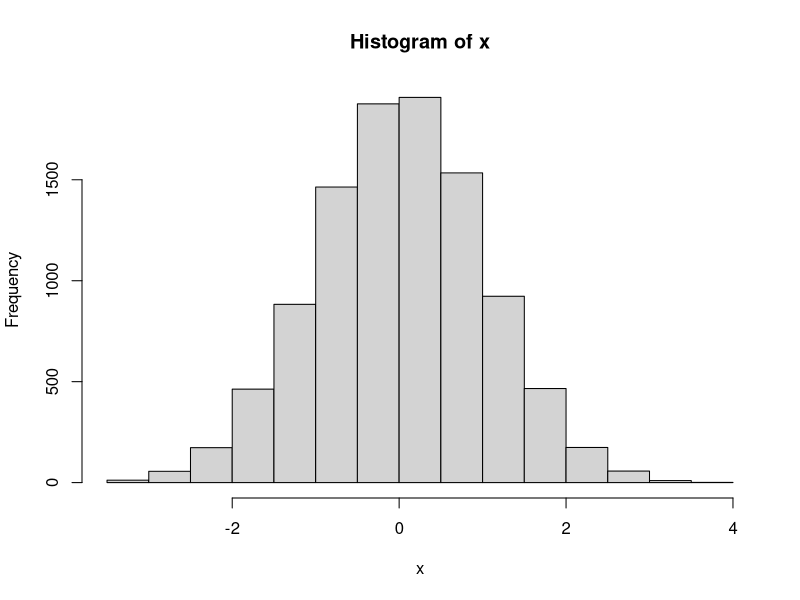
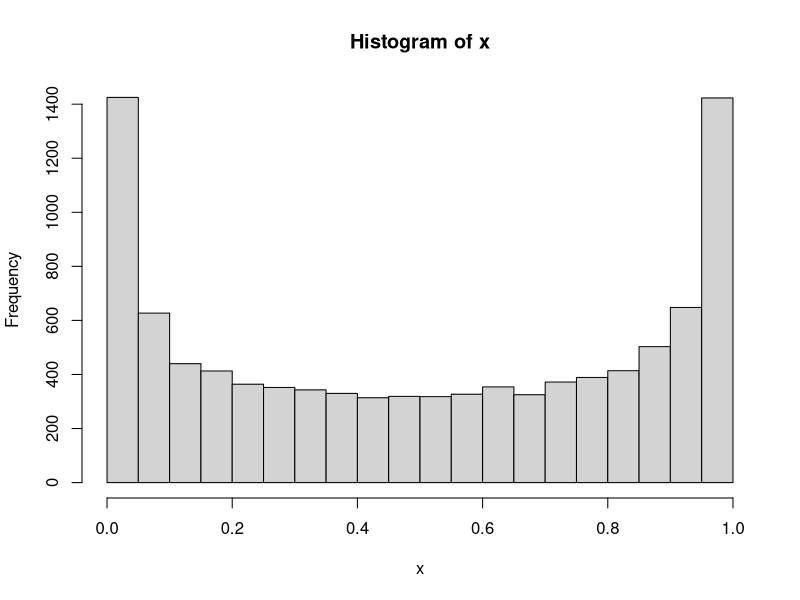
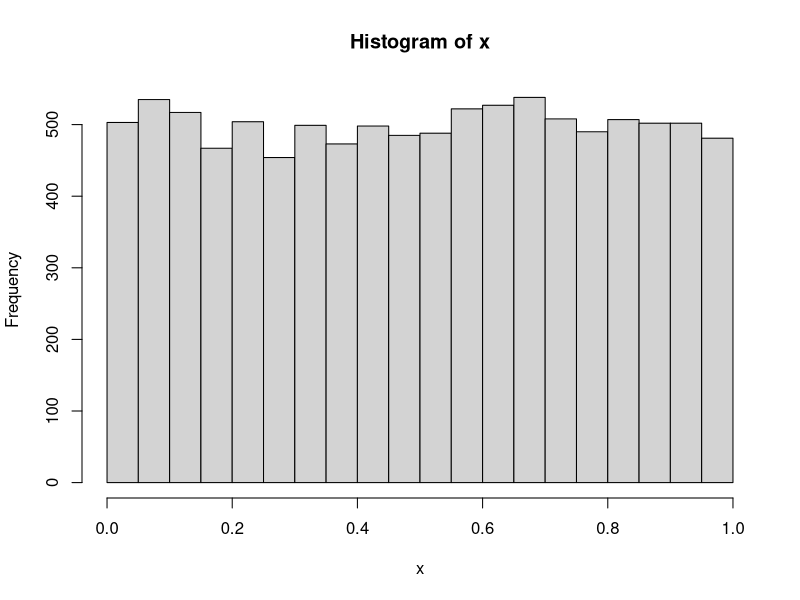
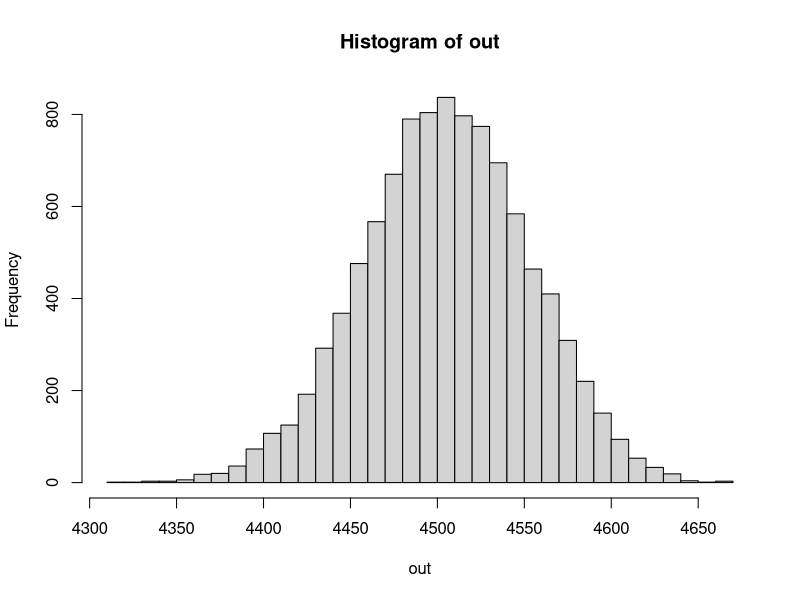

Recreate these plots in R, in order.
## ---- chunk 1
#pheno <- sum(x)

x <- rnorm(n=10000, 0, 1)
hist(x)

x <- rbeta(n=10000, 0.5, 0.5)
hist(x)


x <- runif(n=10000)
hist(x)

out <- c()
for(i in 1:10000){
  p <- rbinom(n=1000, size=1, prob=0.9)
  
  phi <- sum(x*p)
  out <- c(out, phi)
}

hist(out, breaks=30)


